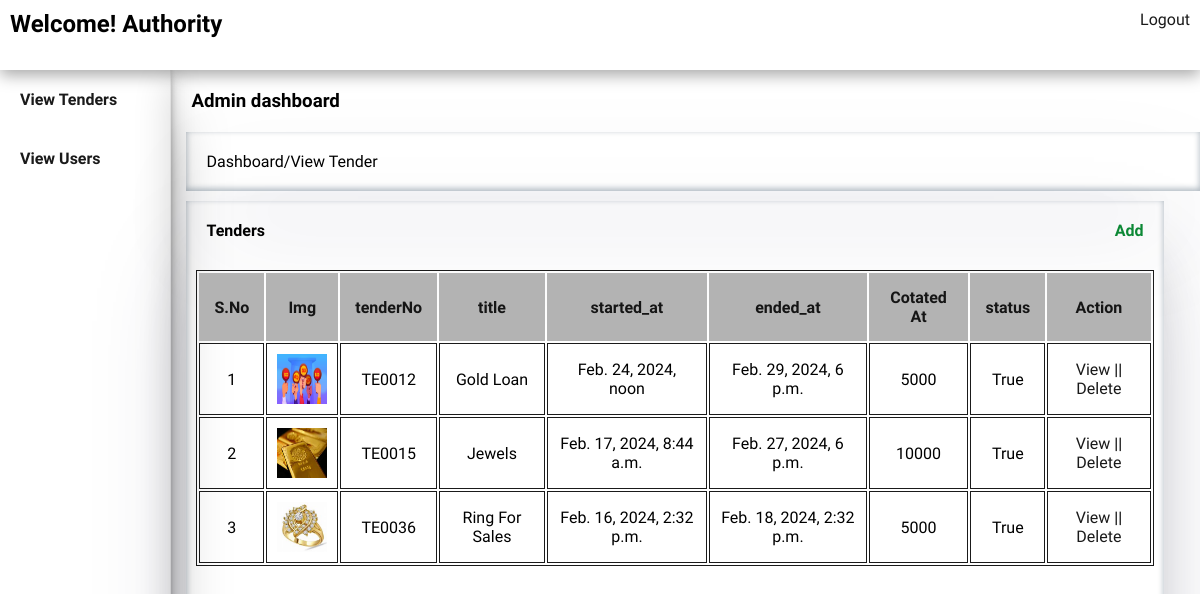
/viewTenderList/, run on an earlier commit of the app's database.
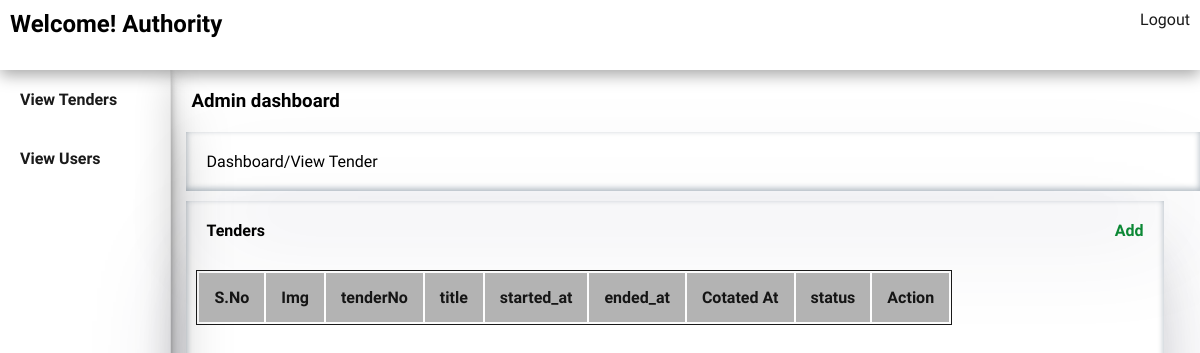
And on a later commit of the database.
### eadmin/models.py (models this page shows)
class tender(models.Model):
    title = models.CharField(max_length=100,null=False, blank=False)
    started_at = models.DateTimeField()
    ended_at = models.DateTimeField()
    img = models.ImageField(upload_to=getFile,null=True,blank=True)
    created_at=models.DateTimeField(auto_now_add=True)
    tenderNo = models.CharField(max_length=100,null=False,blank=False)
    status=  models.BooleanField(default=True)
    winnerid=  models.IntegerField(default=0)
    blockid=  models.IntegerField(default=0)
    initalCotation = models.CharField(max_length=100,null=False,blank=False,default=0)

### eadmin/views.py (the view)
# urls.py: path("viewTenderList/",views.viewTenderList, name="viewTenderList"),
def viewTenderList(request):
    tenders = getattr(request, 'tenderList', None)
    return render(request,"e-admin/viewTenderList.html",{"tenderlist":tenders})

### eadmin/BlockchainMiddleWare.py (called while the page is built)
    def __call__(self, request):
        tender_id = request.GET.get('tender_id', None)  # Assuming the tenderid is passed via GET parameter
        block_list = None
        if tender_id:
            block_list = Blockchain.objects.filter(tenderid=tender_id)
            request.block_list = block_list
        else:
            request.block_list = None
        response = self.get_response(request)
        return response

### eadmin/tenderMiddleware.py (called while the page is built)
    def __call__(self, request):
        tenderList = None
        getTender = tender.objects.filter(status=True)
        request.tenderList = getTender
        response = self.get_response(request)
        return response

### eadmin/userMiddleWare.py (called while the page is built)
    def __call__(self, request):
        userList = None
        getUsers = particpants.objects.all()
        request.userList = getUsers
        response = self.get_response(request)
        return response

### templates/e-admin/viewTenderList.html
{% extends 'e-admin/layout.html' %}
{% load static %}
{% block content %}
<div class="bid_container">
    <h1>Admin dashboard</h1>
    <p class="breadcrump">Dashboard/View Tender</p>
    <section class="mainTender">
        <div class="tenderCC">
            <h1>Tenders</h1>
            <a href="{% url 'authority_newTender' %}">Add</a>
        </div>
        <table>
            <thead>
                <th>S.No</th>
                <th>Img</th>
                <th>tenderNo</th>
                <th>title</th>
                <th>started_at</th>
                <th>ended_at</th>
                <th>Cotated At</th>
                <th>status</th>
                <th>Action</th>
            </thead>
            <tbody>
                {% for tender in tenderlist %}
                <tr>
                    <td>{{forloop.counter}}</td>
                    <td><img src="{% static  tender.img  %}" alt="" height="50px" width="50px"></td>
                    <td>{{tender.tenderNo}}</td>
                    <td>{{tender.title}}</td>
                    <td>{{tender.started_at}}</td>
                    <td>{{tender.ended_at}}</td>
                    <td>{{tender.initalCotation}}</td>
                    <td>{{tender.status}}</td>
                    <td>  <a href="{% url 'adminGetBidInfo' tender_id=tender.id %}" >View</a> || <a href="{% url 'deleteTender' tender_id=tender.id %}" >Delete</a></td>
                </tr>
                {% endfor %}
            </tbody>
        </table>
    </section>
</div>
{% endblock%}

### templates/e-admin/layout.html (shortened to what this page needs)
<html lang="en">
<head>
    {% load static %}
    <link rel="stylesheet" href="{% static 'css/style.css' %}">
    <link rel="stylesheet" href="{% static 'css/all.min.css' %}">
</head>
<body>
    <div class="admin-container">
    <header class="admin-header">
        <ul>
            <li><h2>Welcome! Authority</h2></li>
            <li>  <a href="{% url 'index' %}">Logout</a></li>
        </ul>
    </header>
    <section class="admin_body">
        <section class="sidebar">
            <div class="navbar">
                <div class="menu"> <a href="{% url 'viewTenderList' %}"> View Tenders</a> </div>
                <div class="menu"> <a href="{% url 'viewUsers' %}">View Users</a></div>
            </div>
        </section>
        <section class="maincontent">
            {% block content %}
            {% endblock %}
        </section>
    </section>
</div>
</body>
</html>

### static/css/style.css (style rules this page uses)
* { box-sizing: border-box; padding: 0; margin: 0; list-style: none; font-family: 'Kanit', sans-serif; text-decoration: none; }
:root { --primary-color: #9766be; --light-primary-color: #be9fd8; --green-color: #0c8835; --white-color: #ffff; --black-color: #0a0a0aee; --red-color: #d30202; --grey-color: #b3b3b3; }
body { position: relative; }
header { background-color: var(--white-color); height: 70px; width: 100%; top: 0; position: sticky; z-index: 1000; box-shadow: rgba(0, 0, 0, 0.35) 0px 5px 15px; }
li a { color: var(--black-color); }
section { width: 100%; height: 100%; }
.bl-form p, a { color: var(--white-color); font-weight: 200; }
table { margin: 10px; position: absolute; border: 1px solid var(--black-color); }
table thead { background-color: var(--grey-color); color: var(--black-color); }
table thead th { padding: 15px; }
.admin-container { width: 100%; height: 100%; background-color: var(--white-color); }
.admin-container ul { display: flex; justify-content: space-between; }
.admin-container ul li { padding: 10px; }
.sidebar { box-shadow: rgba(0, 0, 0, 0.25) 0px 54px 55px, rgba(0, 0, 0, 0.12) 0px -12px 30px, rgba(0, 0, 0, 0.12) 0px 4px 6px, rgba(0, 0, 0, 0.17) 0px 12px 13px, rgba(0, 0, 0, 0.09) 0px -3px 5px; width: 200px; height: 100%; background-color: var(--white-color); }
.navbar .menu { padding: 20px; cursor: pointer; }
.menu a { color:var(--black-color); font-weight: bold; }
.admin_body { display: flex; }
.bid_container { position: relative; width: 100%; height: 90%; box-shadow: rgba(0, 0, 0, 0.16) 0px 10px 36px 0px, rgba(0, 0, 0, 0.06) 0px 0px 0px 1px; }
.bid_container h1,p { padding: 20px; }
.bid_container .breadcrump { margin-left: 15px; box-shadow: rgba(50, 50, 93, 0.25) 0px 50px 100px -20px, rgba(0, 0, 0, 0.3) 0px 30px 60px -30px, rgba(10, 37, 64, 0.35) 0px -2px 6px 0px inset; }
.bid_container .mainTender { position:absolute; margin: 10px 15px; box-shadow: rgba(50, 50, 93, 0.25) 0px 50px 100px -20px, rgba(0, 0, 0, 0.3) 0px 30px 60px -30px, rgba(10, 37, 64, 0.35) 0px -2px 6px 0px inset; width: 95%; overflow: auto; height: 70%; }
.tenderCC { display: flex; justify-content: space-between; }
.tenderCC a { color: var(--green-color); padding: 20px; font-weight: bold; }

What changed in the data, as far as the page shows it:
removed tender: img (picture), tenderNo "TE0012", title "Gold Loan", started_at "Feb. 24, 2024, noon", ended_at "Feb. 29, 2024, 6 p.m.", initalCotation "5000", status "True"
removed tender: img (picture), tenderNo "TE0015", title "Jewels", started_at "Feb. 17, 2024, 8:44 a.m.", ended_at "Feb. 27, 2024, 6 p.m.", initalCotation "10000", status "True"
removed tender: img (picture), tenderNo "TE0036", title "Ring For Sales", started_at "Feb. 16, 2024, 2:32 p.m.", ended_at "Feb. 18, 2024, 2:32 p.m.", initalCotation "5000", status "True"
